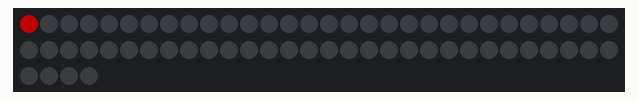
A sketch run on a simulated Teensy 3. On the bench: 64 RGB LEDs in strip order, left to right, continuing on the next row. Dim RGB values are drawn brighter than linear; what the sketch prints to the serial monitor is not drawn.

Above: at 0.15 s.
At 5.07 s:
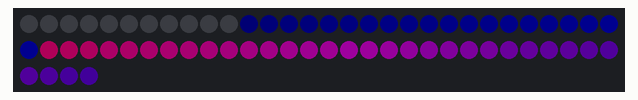
At 10.0 s:
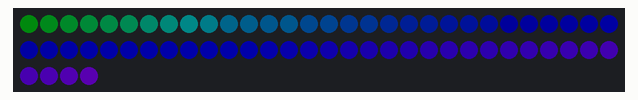
At 19.84 s:
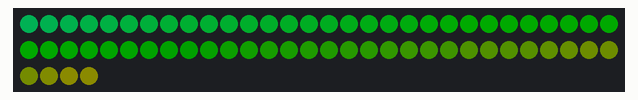
At 29.68 s:
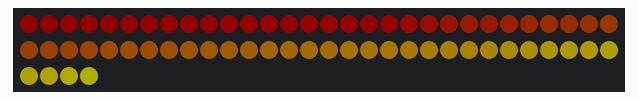
At 39.83 s:
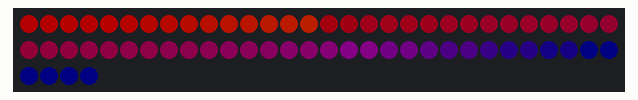

The sketch:

FastLED_Cylon.ino
```cpp
// FastLED Cylon Example, using Non-Blocking WS2812Serial

#include <WS2812Serial.h>
#define USE_WS2812SERIAL
#include <FastLED.h>

// How many leds in your strip?
#define NUM_LEDS 64

// Usable pins:
//   Teensy LC:   1, 4, 5, 24
//   Teensy 3.2:  1, 5, 8, 10, 31   (overclock to 120 MHz for pin 8)
//   Teensy 3.5:  1, 5, 8, 10, 26, 32, 33, 48
//   Teensy 3.6:  1, 5, 8, 10, 26, 32, 33
//   Teensy 4.0:  1, 8, 14, 17, 20, 24, 29, 39
#define DATA_PIN 24

// Define the array of leds
CRGB leds[NUM_LEDS];

void setup() {
	Serial.begin(57600);
	Serial.println("resetting");
	LEDS.addLeds<WS2812SERIAL,DATA_PIN,RGB>(leds,NUM_LEDS);
	LEDS.setBrightness(84);
}

void fadeall() { for(int i = 0; i < NUM_LEDS; i++) { leds[i].nscale8(250); } }

void loop() {
	static uint8_t hue = 0;
	Serial.print("x");
	// First slide the led in one direction
	for(int i = 0; i < NUM_LEDS; i++) {
		// Set the i'th led to red
		leds[i] = CHSV(hue++, 255, 255);
		// Show the leds
		FastLED.show();
		// now that we've shown the leds, reset the i'th led to black
		// leds[i] = CRGB::Black;
		fadeall();
		// Wait a little bit before we loop around and do it again
		delay(20);
	}
	Serial.print("x");

	// Now go in the other direction.
	for(int i = (NUM_LEDS)-1; i >= 0; i--) {
		// Set the i'th led to red
		leds[i] = CHSV(hue++, 255, 255);
		// Show the leds
		FastLED.show();
		// now that we've shown the leds, reset the i'th led to black
		// leds[i] = CRGB::Black;
		fadeall();
		// Wait a little bit before we loop around and do it again
		delay(20);
	}
}
```
